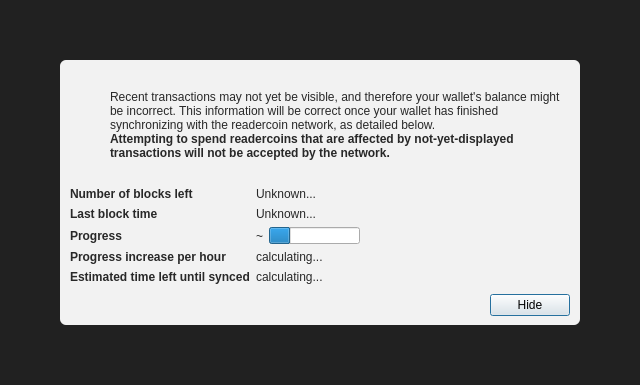
<?xml version="1.0" encoding="UTF-8"?>
<ui version="4.0">
 <class>ModalOverlay</class>
 <widget class="ModalOverlay" name="ModalOverlay">
  <property name="geometry">
   <rect>
    <x>0</x>
    <y>0</y>
    <width>640</width>
    <height>385</height>
   </rect>
  </property>
  <property name="windowTitle">
   <string>Form</string>
  </property>
  <layout class="QVBoxLayout" name="verticalLayout" stretch="0">
   <property name="sizeConstraint">
    <enum>QLayout::SetDefaultConstraint</enum>
   </property>
   <property name="leftMargin">
    <number>0</number>
   </property>
   <property name="topMargin">
    <number>0</number>
   </property>
   <property name="rightMargin">
    <number>0</number>
   </property>
   <property name="bottomMargin">
    <number>0</number>
   </property>
   <item>
    <widget class="QWidget" name="bgWidget" native="true">
     <property name="styleSheet">
      <string notr="true">#bgWidget { background: rgba(0,0,0,220); }</string>
     </property>
     <layout class="QVBoxLayout" name="verticalLayoutMain" stretch="1">
      <property name="leftMargin">
       <number>60</number>
      </property>
      <property name="topMargin">
       <number>60</number>
      </property>
      <property name="rightMargin">
       <number>60</number>
      </property>
      <property name="bottomMargin">
       <number>60</number>
      </property>
      <item>
       <widget class="QWidget" name="contentWidget" native="true">
        <property name="styleSheet">
         <string notr="true">#contentWidget { background: rgba(255,255,255,240); border-radius: 6px; }

QLabel { color: rgb(40,40,40);  }</string>
        </property>
        <layout class="QVBoxLayout" name="verticalLayoutSub" stretch="1,0,0,0">
         <property name="spacing">
          <number>0</number>
         </property>
         <property name="leftMargin">
          <number>10</number>
         </property>
         <property name="topMargin">
          <number>10</number>
         </property>
         <property name="rightMargin">
          <number>10</number>
         </property>
         <property name="bottomMargin">
          <number>10</number>
         </property>
         <item>
          <layout class="QHBoxLayout" name="horizontalLayoutIconText" stretch="0,1">
           <property name="topMargin">
            <number>20</number>
           </property>
           <item>
            <layout class="QVBoxLayout" name="verticalLayoutIcon">
             <property name="leftMargin">
              <number>0</number>
             </property>
             <item>
              <widget class="QPushButton" name="warningIcon">
               <property name="enabled">
                <bool>false</bool>
               </property>
               <property name="text">
                <string/>
               </property>
               <property name="icon">
                <iconset>
                 <normaloff>:/icons/warning</normaloff>
                 <disabledoff>:/icons/warning</disabledoff>:/icons/warning</iconset>
               </property>
               <property name="iconSize">
                <size>
                 <width>48</width>
                 <height>48</height>
                </size>
               </property>
               <property name="flat">
                <bool>true</bool>
               </property>
              </widget>
             </item>
             <item>
              <spacer name="verticalSpacerWarningIcon">
               <property name="orientation">
                <enum>Qt::Vertical</enum>
               </property>
               <property name="sizeHint" stdset="0">
                <size>
                 <width>20</width>
                 <height>40</height>
                </size>
               </property>
              </spacer>
             </item>
            </layout>
           </item>
           <item>
            <layout class="QVBoxLayout" name="verticalLayoutInfoText">
             <property name="leftMargin">
              <number>0</number>
             </property>
             <property name="topMargin">
              <number>0</number>
             </property>
             <item>
              <widget class="QLabel" name="infoText">
               <property name="text">
                <string>Recent transactions may not yet be visible, and therefore your wallet's balance might be incorrect. This information will be correct once your wallet has finished synchronizing with the readercoin network, as detailed below.</string>
               </property>
               <property name="textFormat">
                <enum>Qt::RichText</enum>
               </property>
               <property name="wordWrap">
                <bool>true</bool>
               </property>
              </widget>
             </item>
             <item>
              <widget class="QLabel" name="infoTextStrong">
               <property name="font">
                <font>
                 <weight>75</weight>
                 <bold>true</bold>
                </font>
               </property>
               <property name="text">
                <string>Attempting to spend readercoins that are affected by not-yet-displayed transactions will not be accepted by the network.</string>
               </property>
               <property name="textFormat">
                <enum>Qt::RichText</enum>
               </property>
               <property name="wordWrap">
                <bool>true</bool>
               </property>
              </widget>
             </item>
             <item>
              <spacer name="verticalSpacerInTextSpace">
               <property name="orientation">
                <enum>Qt::Vertical</enum>
               </property>
               <property name="sizeHint" stdset="0">
                <size>
                 <width>20</width>
                 <height>40</height>
                </size>
               </property>
              </spacer>
             </item>
            </layout>
           </item>
          </layout>
         </item>
         <item>
          <spacer name="verticalSpacerAfterText">
           <property name="orientation">
            <enum>Qt::Vertical</enum>
           </property>
           <property name="sizeHint" stdset="0">
            <size>
             <width>20</width>
             <height>40</height>
            </size>
           </property>
          </spacer>
         </item>
         <item>
          <layout class="QFormLayout" name="formLayout">
           <property name="fieldGrowthPolicy">
            <enum>QFormLayout::FieldsStayAtSizeHint</enum>
           </property>
           <property name="horizontalSpacing">
            <number>6</number>
           </property>
           <property name="verticalSpacing">
            <number>6</number>
           </property>
           <property name="topMargin">
            <number>10</number>
           </property>
           <item row="0" column="0">
            <widget class="QLabel" name="labelNumberOfBlocksLeft">
             <property name="font">
              <font>
               <weight>75</weight>
               <bold>true</bold>
              </font>
             </property>
             <property name="text">
              <string>Number of blocks left</string>
             </property>
            </widget>
           </item>
           <item row="0" column="1">
            <widget class="QLabel" name="numberOfBlocksLeft">
             <property name="text">
              <string>Unknown...</string>
             </property>
            </widget>
           </item>
           <item row="1" column="0">
            <widget class="QLabel" name="labelLastBlockTime">
             <property name="font">
              <font>
               <weight>75</weight>
               <bold>true</bold>
              </font>
             </property>
             <property name="text">
              <string>Last block time</string>
             </property>
            </widget>
           </item>
           <item row="1" column="1">
            <widget class="QLabel" name="newestBlockDate">
             <property name="sizePolicy">
              <sizepolicy hsizetype="Maximum" vsizetype="Preferred">
               <horstretch>0</horstretch>
               <verstretch>0</verstretch>
              </sizepolicy>
             </property>
             <property name="text">
              <string>Unknown...</string>
             </property>
            </widget>
           </item>
           <item row="2" column="0">
            <widget class="QLabel" name="labelSyncDone">
             <property name="font">
              <font>
               <weight>75</weight>
               <bold>true</bold>
              </font>
             </property>
             <property name="text">
              <string>Progress</string>
             </property>
            </widget>
           </item>
           <item row="2" column="1">
            <layout class="QHBoxLayout" name="horizontalLayoutSync" stretch="0,1">
             <item>
              <widget class="QLabel" name="percentageProgress">
               <property name="text">
                <string notr="true">~</string>
               </property>
              </widget>
             </item>
             <item>
              <widget class="QProgressBar" name="progressBar">
               <property name="value">
                <number>24</number>
               </property>
               <property name="format">
                <string/>
               </property>
              </widget>
             </item>
            </layout>
           </item>
           <item row="4" column="0">
            <widget class="QLabel" name="labelProgressIncrease">
             <property name="font">
              <font>
               <weight>75</weight>
               <bold>true</bold>
              </font>
             </property>
             <property name="text">
              <string>Progress increase per hour</string>
             </property>
            </widget>
           </item>
           <item row="4" column="1">
            <widget class="QLabel" name="progressIncreasePerH">
             <property name="text">
              <string>calculating...</string>
             </property>
            </widget>
           </item>
           <item row="5" column="0">
            <widget class="QLabel" name="labelEstimatedTimeLeft">
             <property name="font">
              <font>
               <weight>75</weight>
               <bold>true</bold>
              </font>
             </property>
             <property name="text">
              <string>Estimated time left until synced</string>
             </property>
            </widget>
           </item>
           <item row="5" column="1">
            <widget class="QLabel" name="expectedTimeLeft">
             <property name="text">
              <string>calculating...</string>
             </property>
            </widget>
           </item>
          </layout>
         </item>
         <item>
          <layout class="QHBoxLayout" name="horizontalLayoutButtons">
           <property name="leftMargin">
            <number>10</number>
           </property>
           <property name="topMargin">
            <number>10</number>
           </property>
           <item>
            <spacer name="horizontalSpacer">
             <property name="orientation">
              <enum>Qt::Horizontal</enum>
             </property>
             <property name="sizeHint" stdset="0">
              <size>
               <width>40</width>
               <height>20</height>
              </size>
             </property>
            </spacer>
           </item>
           <item>
            <widget class="QPushButton" name="closeButton">
             <property name="text">
              <string>Hide</string>
             </property>
             <property name="focusPolicy">
              <enum>Qt::StrongFocus</enum>
             </property>
             <property name="default">
              <bool>true</bool>
             </property>
            </widget>
           </item>
          </layout>
         </item>
        </layout>
       </widget>
      </item>
     </layout>
    </widget>
   </item>
  </layout>
 </widget>
 <customwidgets>
  <customwidget>
   <class>ModalOverlay</class>
   <extends>QWidget</extends>
   <header>qt/modaloverlay.h</header>
   <container>1</container>
  </customwidget>
 </customwidgets>
 <resources/>
 <connections/>
</ui>
